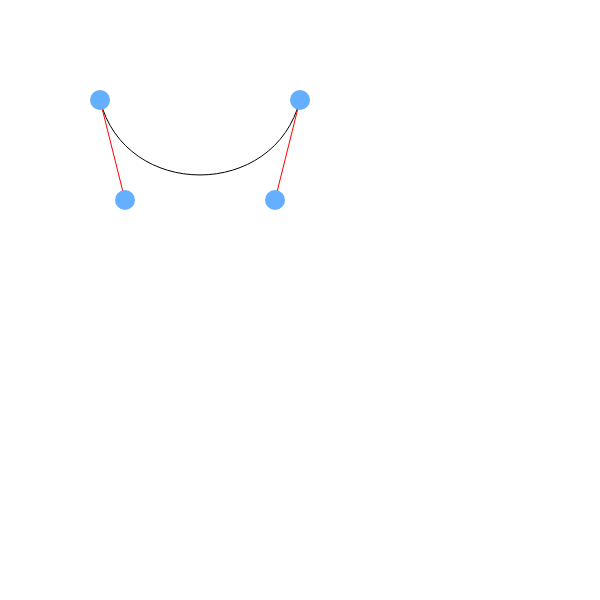
Frame 1 (no input)
Frame 60 (no input): identical to frame 1, image omitted
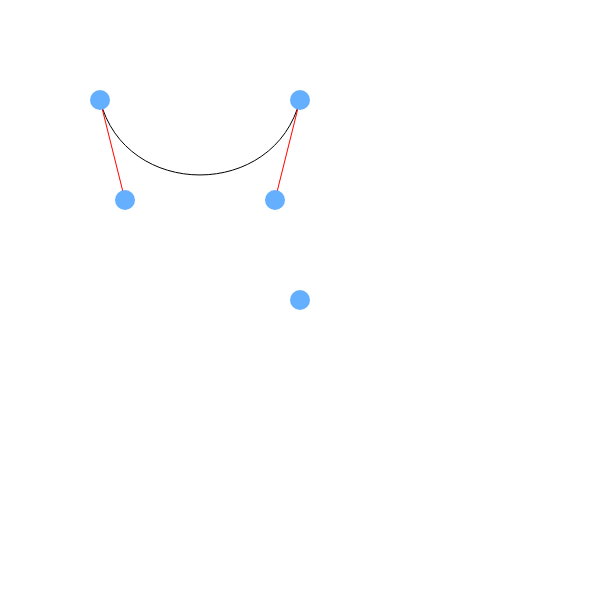
Frame 120 (the mouse pressed at the canvas centre since frame 60)

The p5.js sketch that drew these frames (run headless with seeded random() and noise() and a simulated clock; from frame 60 on, the mouse is pressed at the canvas centre):

// p5.js sketch
// ── sketch.js
const points = [];
let currentPoint;

let curveTypeSelector;

function setup() {
  createCanvas(600, 600);
  points.push(createVector(100, 100));
  points.push(createVector(125, 200));
  points.push(createVector(275, 200));
  points.push(createVector(300, 100));

  curveTypeSelector = createSelect();
  curveTypeSelector.position(10, height + 10);
  curveTypeSelector.option("BEZIER");
  curveTypeSelector.option("CURVE");
}

function draw() {
  background("white");

 

  noFill();
  stroke("black");
  if (curveTypeSelector.value() === "CURVE"){
    beginShape();
    points.forEach((p,i) => {
  
      curveVertex(p.x, p.y);
    });
    endShape();

  }else{
    beginShape();
    vertex(points[0].x, points[0].y);

    for (let i = 1; i < points.length - 2; i+=3){
    
      bezierVertex(points[i].x, points[i].y, points[i+1].x, points[i+1].y, points[i+2].x, points[i+2].y);
    }
    endShape();


stroke("red");
    for (let i = 1; i < points.length - 2; i+=3){
      line(points[i].x, points[i].y, points[i-1].x, points[i-1].y);
      line(points[i+1].x, points[i+1].y, points[i+2].x, points[i+2].y);
    }
  }

 

  noStroke();
  fill(100, 175, 255);
  points.forEach((p) => {
    circle(p.x, p.y, 20);
  });
}


function mousePressed(){
  points.forEach((p)=>{
    if (dist(mouseX, mouseY, p.x, p.y) < 10){
      currentPoint = p;
    }
  });

  if (!currentPoint && mouseX > 0 && mouseX < width && mouseY > 0 && mouseY < height){
    currentPoint = createVector(mouseX, mouseY);
    points.push(currentPoint);
  }
}

function mouseReleased(){
  currentPoint = null;
}


function mouseDragged(){
  currentPoint.x = mouseX;
  currentPoint.y = mouseY;
}
